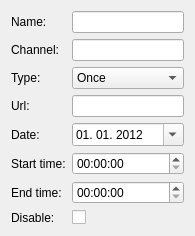
<?xml version="1.0" encoding="UTF-8"?>
<ui version="4.0">
 <class>TimersEditorWidget</class>
 <widget class="QWidget" name="TimersEditorWidget">
  <property name="geometry">
   <rect>
    <x>0</x>
    <y>0</y>
    <width>195</width>
    <height>233</height>
   </rect>
  </property>
  <property name="windowTitle">
   <string>Timers</string>
  </property>
  <property name="windowIcon">
   <iconset>
    <normaloff>:/icons/48x48/timer.png</normaloff>:/icons/48x48/timer.png</iconset>
  </property>
  <layout class="QGridLayout" name="gridLayout">
   <item row="0" column="1">
    <widget class="QLabel" name="labelName">
     <property name="sizePolicy">
      <sizepolicy hsizetype="Maximum" vsizetype="Preferred">
       <horstretch>0</horstretch>
       <verstretch>0</verstretch>
      </sizepolicy>
     </property>
     <property name="text">
      <string>Name:</string>
     </property>
    </widget>
   </item>
   <item row="0" column="2" colspan="2">
    <widget class="QLineEdit" name="editName"/>
   </item>
   <item row="2" column="1">
    <widget class="QLabel" name="labelChannel">
     <property name="sizePolicy">
      <sizepolicy hsizetype="Maximum" vsizetype="Preferred">
       <horstretch>0</horstretch>
       <verstretch>0</verstretch>
      </sizepolicy>
     </property>
     <property name="text">
      <string>Channel:</string>
     </property>
    </widget>
   </item>
   <item row="4" column="1">
    <widget class="QLabel" name="labelType">
     <property name="sizePolicy">
      <sizepolicy hsizetype="Maximum" vsizetype="Preferred">
       <horstretch>0</horstretch>
       <verstretch>0</verstretch>
      </sizepolicy>
     </property>
     <property name="text">
      <string>Type:</string>
     </property>
    </widget>
   </item>
   <item row="4" column="2" colspan="2">
    <widget class="QComboBox" name="editType">
     <item>
      <property name="text">
       <string>Once</string>
      </property>
     </item>
     <item>
      <property name="text">
       <string>Daily</string>
      </property>
     </item>
     <item>
      <property name="text">
       <string>Weekly</string>
      </property>
     </item>
     <item>
      <property name="text">
       <string>Weekdays</string>
      </property>
     </item>
    </widget>
   </item>
   <item row="5" column="1">
    <widget class="QLabel" name="labelUrl">
     <property name="sizePolicy">
      <sizepolicy hsizetype="Maximum" vsizetype="Preferred">
       <horstretch>0</horstretch>
       <verstretch>0</verstretch>
      </sizepolicy>
     </property>
     <property name="text">
      <string>Url:</string>
     </property>
    </widget>
   </item>
   <item row="5" column="2" colspan="2">
    <widget class="QLineEdit" name="editUrl">
     <property name="readOnly">
      <bool>true</bool>
     </property>
    </widget>
   </item>
   <item row="6" column="2" colspan="2">
    <widget class="QDateEdit" name="editDate">
     <property name="date">
      <date>
       <year>2012</year>
       <month>1</month>
       <day>1</day>
      </date>
     </property>
     <property name="displayFormat">
      <string>dd. MM. yyyy</string>
     </property>
     <property name="calendarPopup">
      <bool>true</bool>
     </property>
    </widget>
   </item>
   <item row="8" column="2" colspan="2">
    <widget class="QTimeEdit" name="editStartTime"/>
   </item>
   <item row="6" column="1">
    <widget class="QLabel" name="labelDate">
     <property name="sizePolicy">
      <sizepolicy hsizetype="Maximum" vsizetype="Preferred">
       <horstretch>0</horstretch>
       <verstretch>0</verstretch>
      </sizepolicy>
     </property>
     <property name="text">
      <string>Date:</string>
     </property>
    </widget>
   </item>
   <item row="8" column="1">
    <widget class="QLabel" name="labelStartTime">
     <property name="sizePolicy">
      <sizepolicy hsizetype="Maximum" vsizetype="Preferred">
       <horstretch>0</horstretch>
       <verstretch>0</verstretch>
      </sizepolicy>
     </property>
     <property name="text">
      <string>Start time:</string>
     </property>
    </widget>
   </item>
   <item row="9" column="1">
    <widget class="QLabel" name="labelEndTime">
     <property name="sizePolicy">
      <sizepolicy hsizetype="Maximum" vsizetype="Preferred">
       <horstretch>0</horstretch>
       <verstretch>0</verstretch>
      </sizepolicy>
     </property>
     <property name="text">
      <string>End time:</string>
     </property>
    </widget>
   </item>
   <item row="9" column="2" colspan="2">
    <widget class="QTimeEdit" name="editEndTime"/>
   </item>
   <item row="10" column="1">
    <widget class="QLabel" name="labelDisabled">
     <property name="sizePolicy">
      <sizepolicy hsizetype="Maximum" vsizetype="Preferred">
       <horstretch>0</horstretch>
       <verstretch>0</verstretch>
      </sizepolicy>
     </property>
     <property name="text">
      <string>Disable:</string>
     </property>
    </widget>
   </item>
   <item row="10" column="2" colspan="2">
    <widget class="QCheckBox" name="checkBoxDisabled"/>
   </item>
   <item row="2" column="2" colspan="2">
    <widget class="QLineEdit" name="editChannel">
     <property name="readOnly">
      <bool>true</bool>
     </property>
    </widget>
   </item>
  </layout>
  <action name="actionNew">
   <property name="icon">
    <iconset resource="../../../data/icons.qrc">
     <normaloff>:/icons/24x24/add.png</normaloff>:/icons/24x24/add.png</iconset>
   </property>
   <property name="text">
    <string>New Task</string>
   </property>
  </action>
  <action name="actionDelete">
   <property name="icon">
    <iconset resource="../../../data/icons.qrc">
     <normaloff>:/icons/24x24/remove.png</normaloff>:/icons/24x24/remove.png</iconset>
   </property>
   <property name="text">
    <string>Delete Task</string>
   </property>
  </action>
  <action name="actionSave">
   <property name="icon">
    <iconset resource="../../../data/icons.qrc">
     <normaloff>:/icons/24x24/save.png</normaloff>:/icons/24x24/save.png</iconset>
   </property>
   <property name="text">
    <string>Save and Close</string>
   </property>
   <property name="toolTip">
    <string>Save and Close</string>
   </property>
  </action>
  <action name="actionClose">
   <property name="icon">
    <iconset resource="../../../data/icons.qrc">
     <normaloff>:/icons/24x24/close.png</normaloff>:/icons/24x24/close.png</iconset>
   </property>
   <property name="text">
    <string>Close</string>
   </property>
   <property name="toolTip">
    <string>Close</string>
   </property>
  </action>
 </widget>
 <resources>
  <include location="../../../data/icons.qrc"/>
 </resources>
 <connections/>
</ui>
